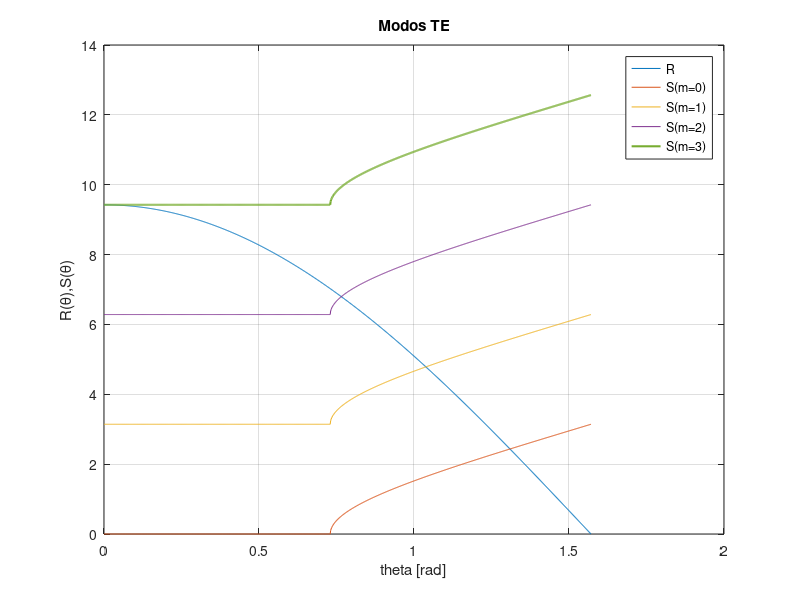

This chart was generated by the following MATLAB code:
clc, close all, clear all

% Método de rayos
% modos TE

%Parámetros
%Todas las unidades en um
n1=1.5;  %core
n2=1;    %cladding
h=1;     %grosor del core
lambda=1; %longitud de onda
k0=2*pi/lambda;  %numero de onda

%Ecuación de dispersión
R=@(theta) h*k0*n1.*cos(theta);
S0=@(theta) 2.*atan((sqrt((n1^2)*((sin(theta)).^2)-(n2^2)))./(n1.*cos(theta)));
S1=@(theta) pi + 2.*atan((sqrt((n1^2)*((sin(theta)).^2)-(n2^2)))./(n1.*cos(theta)));
S2=@(theta) 2*pi + 2.*atan((sqrt((n1^2)*((sin(theta)).^2)-(n2^2)))./(n1.*cos(theta)));
S3=@(theta) 3*pi + 2.*atan((sqrt((n1^2)*((sin(theta)).^2)-(n2^2)))./(n1.*cos(theta)));

%Plot
theta=linspace(0,pi/2,1000);
figure('Name','Modos TE'), plot(theta,R(theta),theta,S0(theta),theta,S1(theta), ...
    theta,S2(theta),theta,S3(theta),'LineWidth',1.5), grid on
legend('R','S(m=0)','S(m=1)','S(m=2)','S(m=3)','Location','best')
title('Modos TE')
xlabel('theta [rad]') 
ylabel('R(θ),S(θ)')

